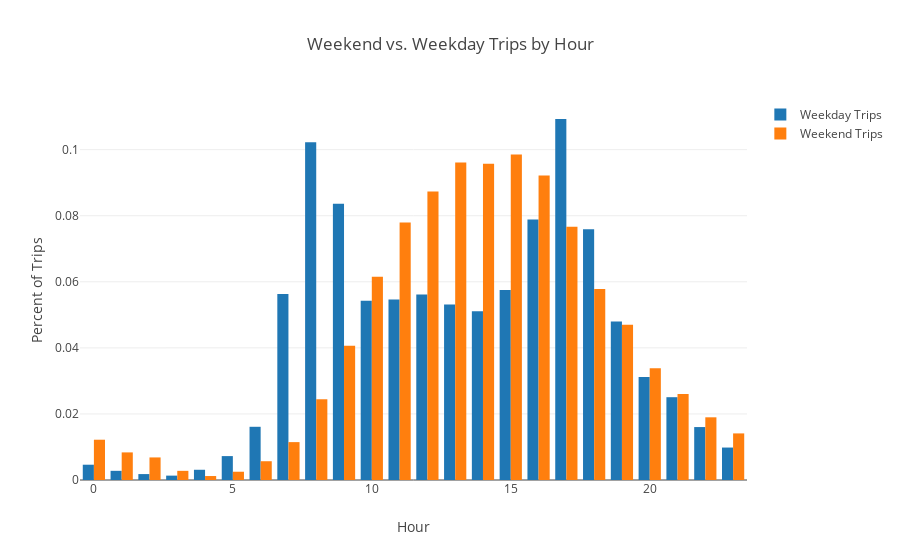

The notebook cell this image was saved under:
### Code cell
# get number of trips by hour of day

weekday = numtrips_weekday['weekday'] == 1
weekend = numtrips_weekday['weekday'] == 0

trace1 = go.Bar(
    x = numtrips_weekday.loc[weekday, 'start_hour'].tolist(),
    y = numtrips_weekday.loc[weekday, 'percentTrips'].tolist(), 
    name='Weekday Trips'
)

trace2 = go.Bar(
    x = numtrips_weekday.loc[weekend, 'start_hour'].tolist(),
    y = numtrips_weekday.loc[weekend, 'percentTrips'].tolist(), 
    name='Weekend Trips'
)

data = [trace1, trace2]

layout = go.Layout(barmode='group', 
                  title='Weekend vs. Weekday Trips by Hour',
                  xaxis=dict(title='Hour'), 
                  yaxis=dict(title='Percent of Trips'))

fig = go.Figure(data=data, layout=layout)

iplot(fig)

### Figure 1 — Plotly figure (JSON) as saved in the notebook; plotly's stock layout.template omitted (floating-point values rounded to 4 significant figures)
{"data": [{"name": "Weekday Trips", "type": "bar", "x": [0, 1, 2, 3, 4, 5, 6, 7, 8, 9, 10, 11, 12, 13, 14, 15, 16, 17, 18, 19, 20, 21, 22, 23], "y": [0.004629, 0.002775, 0.001792, 0.001322, 0.003097, 0.007234, 0.01611, 0.05631, 0.1023, 0.08363, 0.05429, 0.05465, 0.05614, 0.05315, 0.05105, 0.05748, 0.07884, 0.1093, 0.07589, 0.04795, 0.03119, 0.02506, 0.01603, 0.009823]}, {"name": "Weekend Trips", "type": "bar", "x": [0, 1, 2, 3, 4, 5, 6, 7, 8, 9, 10, 11, 12, 13, 14, 15, 16, 17, 18, 19, 20, 21, 22, 23], "y": [0.01219, 0.008355, 0.006833, 0.002774, 0.001201, 0.002503, 0.005683, 0.01147, 0.02444, 0.04063, 0.06153, 0.07794, 0.08732, 0.09615, 0.09576, 0.09854, 0.09221, 0.0767, 0.05781, 0.04704, 0.03383, 0.02601, 0.01898, 0.01411]}], "layout": {"barmode": "group", "title": "Weekend vs. Weekday Trips by Hour", "xaxis": {"title": "Hour"}, "yaxis": {"title": "Percent of Trips"}}}
